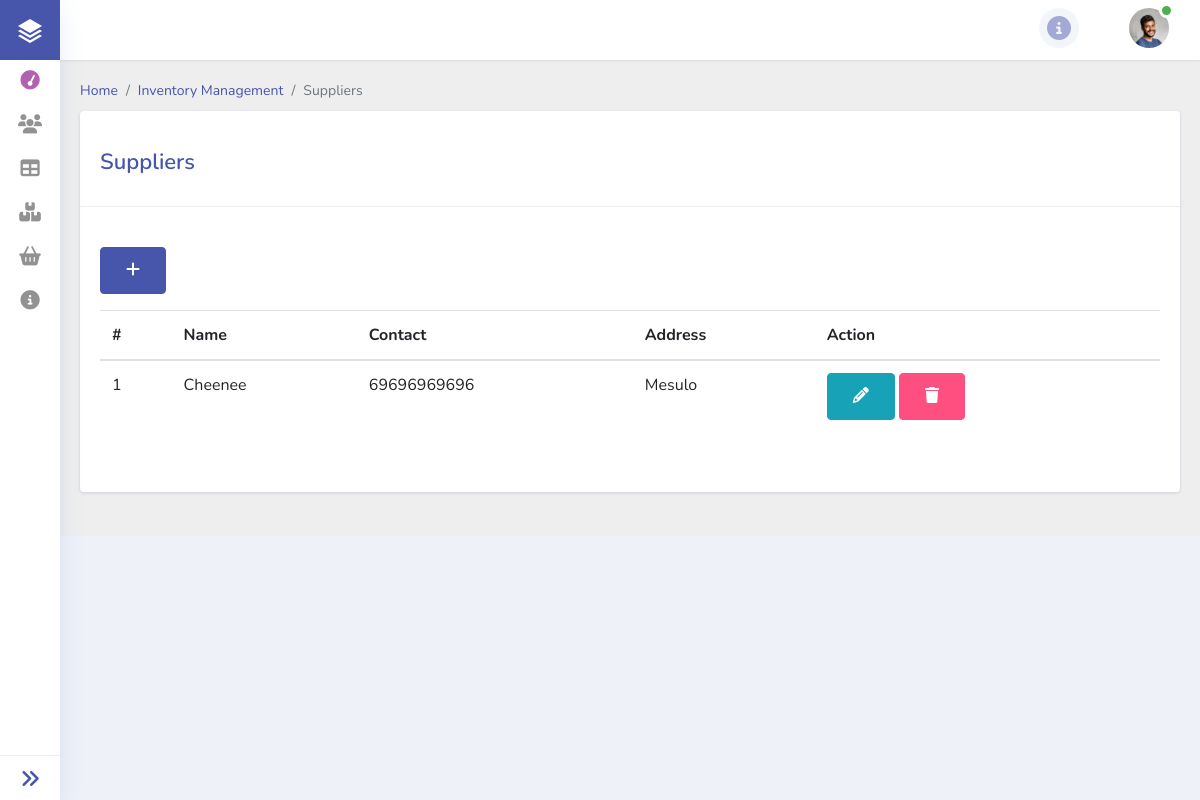
/dashboard/supplier.php (signed in), run on the app's committed database.
### tables this page shows
CREATE TABLE `tbl_supplier` (
  `supplier_id` int(255) NOT NULL,
  `supplier_name` varchar(200) NOT NULL,
  `supplier_contact` bigint(20) NOT NULL,
  `supplier_address` varchar(200) NOT NULL
);

### dashboard/supplier.php (the view, shortened to what this page needs)
<?php
include '../template/header.php';
?>
<div class="main-content">
    <div class="container-fluid content-top-gap">
        <nav aria-label="breadcrumb">
            <ol class="breadcrumb my-breadcrumb">
                <li class="breadcrumb-item"><a href="dashboard.php">Home</a></li>
                <li class="breadcrumb-item"><a href="#">Inventory Management</a></li>
                <li class="breadcrumb-item active" aria-current="page"><?= $_SESSION['title'] ?></li>
            </ol>
        </nav>
        <section class="forms">
            <div class="card card_border py-2 mb-4">
                <div class="cards__heading">
                    <h3><?= $_SESSION['title'] ?> <span></span></h3>
                </div>
                <div class="card-body">
                    <button type="button" class="btn btn-primary btn-style mb-3" data-toggle="modal"
                        data-target="#add-sup">
                        <i class="fa fa-plus" aria-hidden="true"></i>
                    </button>
                    <table id="supplier" class="table table-hover text-capitalize" style="width:100%">
                        <thead>
                            <tr>
                                <th>#</th>
                                <th>Name</th>
                                <th>Contact</th>
                                <th>Address</th>
                                <th>Action</th>
                            </tr>
                        </thead>
                        <tbody>
                            <?php
                            $sql = "SELECT * FROM `tbl_supplier`";
                            $result = $conn->query($sql);
                            $count = 0;
                            while ($row = $result->fetch_assoc()) {
                                $count += 1;
                                ?>
                                <tr>
                                    <td><?= $count ?></td>
                                    <td><?= $row['supplier_name'] ?></td>
                                    <td><?= $row['supplier_contact'] ?></td>
                                    <td><?= $row['supplier_address'] ?></td>
                                    <td>
                                        <button type="button" class="btn btn-info btn-style mb-3" data-toggle="modal"
                                            data-target="#edit-sup<?= $row['supplier_id'] ?>">
                                            <i class="fa fa-pencil" aria-hidden="true"></i>
                                        </button>
                                        <?php
                                        if ($_SESSION['login_role'] == 1) {
                                            ?>
                                            <button type="button" class="btn btn-danger btn-style mb-3" data-toggle="modal"
                                                data-target="#delete-sup<?= $row['supplier_id'] ?>">
                                                <i class="fa fa-trash" aria-hidden="true"></i>
                                            </button>
                                            <?php
                                        }
                                        ?>
                                    </td>
                                </tr>
                                <?php
                            }
                            ?>
                        </tbody>
                    </table>
                </div>
            </div>
        </section>
    </div>
</div>
<?php include '../template/footer.php'; ?>

### data on the page
tbl_supplier: supplier_name "Cheenee", supplier_contact "69696969696", supplier_address "Mesulo"

### other printed values
$_SESSION['title'] "Suppliers"
